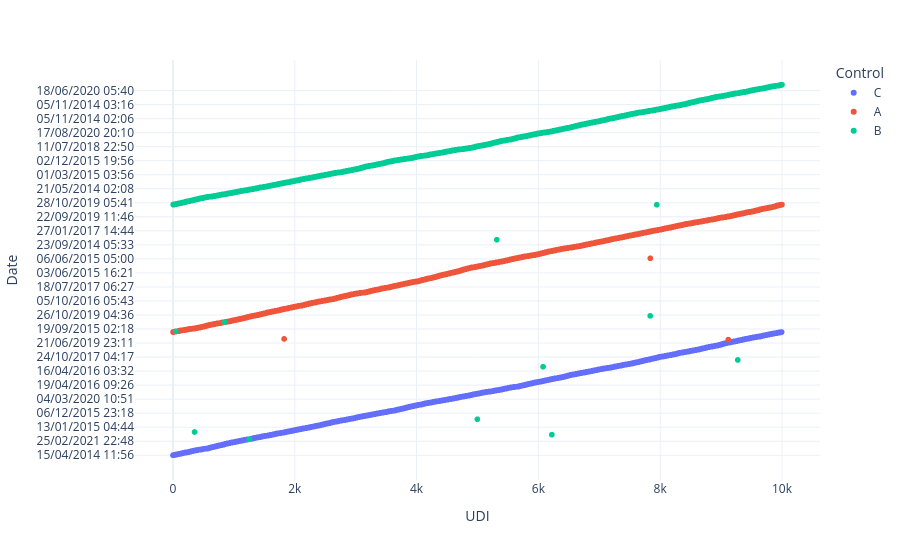

Notebook cell for this chart:
### Code cell
# individual scatter plots
scatter_color ="Control"
data_sort = "UDI"

df_sorted = df.sort_values("UDI")

scatter_pairs = {
    1:[ data_sort,"Date", scatter_color], 
    4:[data_sort, "Diagnostic",  scatter_color],
    3: ["Control", "Type",  scatter_color]
    }


for key, values in scatter_pairs.items():
    fig = px.scatter(
        df_sorted,
        x = values[0],
        y = values[1],
        color = values[2]
    )
    fig.show()

### Figure 1 — Plotly figure (JSON) as saved in the notebook; plotly's stock layout.template omitted (floating-point values rounded to 4 significant figures; data arrays with more than 128 entries replaced by an {"elided": "..."} marker saying what was removed)
{"data": [{"hovertemplate": "Control=C<br>UDI=%{x}<br>Date=%{y}<extra></extra>", "legendgroup": "C", "marker": {"color": "#636efa", "symbol": "circle"}, "mode": "markers", "name": "C", "showlegend": true, "type": "scattergl", "x": {"elided": "3321 int values"}, "xaxis": "x", "y": {"elided": "3321 str values"}, "yaxis": "y"}, {"hovertemplate": "Control=A<br>UDI=%{x}<br>Date=%{y}<extra></extra>", "legendgroup": "A", "marker": {"color": "#EF553B", "symbol": "circle"}, "mode": "markers", "name": "A", "showlegend": true, "type": "scattergl", "x": {"elided": "3437 int values"}, "xaxis": "x", "y": {"elided": "3437 str values"}, "yaxis": "y"}, {"hovertemplate": "Control=B<br>UDI=%{x}<br>Date=%{y}<extra></extra>", "legendgroup": "B", "marker": {"color": "#00cc96", "symbol": "circle"}, "mode": "markers", "name": "B", "showlegend": true, "type": "scattergl", "x": {"elided": "3242 int values"}, "xaxis": "x", "y": {"elided": "3242 str values"}, "yaxis": "y"}], "layout": {"legend": {"title": {"text": "Control"}, "tracegroupgap": 0}, "margin": {"t": 60}, "xaxis": {"anchor": "y", "domain": [0, 1], "title": {"text": "UDI"}}, "yaxis": {"anchor": "x", "domain": [0, 1], "title": {"text": "Date"}}}}
